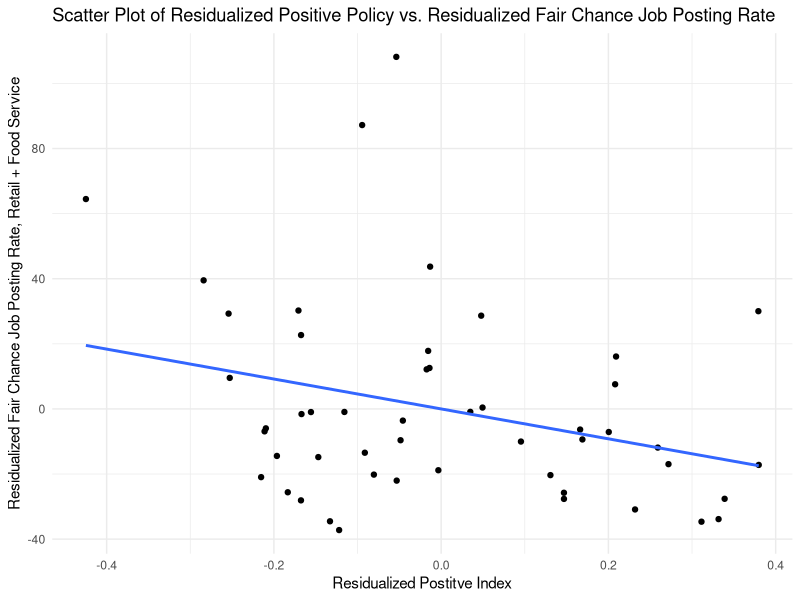
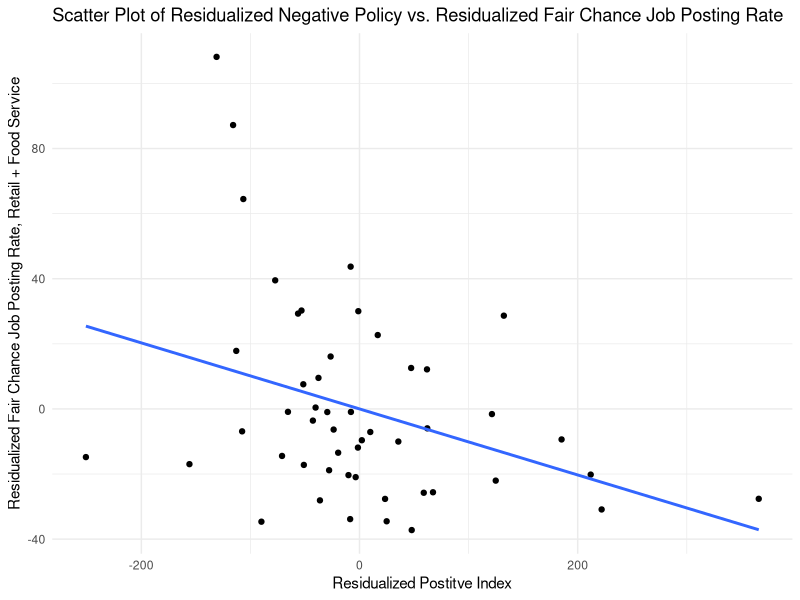

The R script that drew these images, in order:
## ---- chunk 1

library(ggplot2)

# Set parameter to overwrite plots
overwrite_plots = FALSE

# Read in data: get 
pol_indices <- read.csv("regression.csv")
employment_data <- read.csv("wide_complete_industry.csv")
control_data <- read.csv("control_indices.csv")
employ_z_scores <- read.csv("employment_z_scores.csv")
indiv_pol_data <- read.csv("../Policy/PositiveIndex.csv")
indiv_pol_data <- indiv_pol_data[1:50, ]

## ---- chunk 2
# Run a linear model for fair_chance_rate vs the 5 types of control_data
lm_fairchance_controls <- lm(employment_data$avg_retail ~ control_data$macroeconomy + control_data$socioeconomics + control_data$politics + control_data$diversity + employ_z_scores$rtrade_employment_z)

# Save the residuals of the model to employment_data$fair_chance_rate_residuals
employment_data$retail_residuals <- residuals(lm_fairchance_controls)

# Print the summary of the linear model
summary(lm_fairchance_controls)

# Run a linear model for the total positive index vs the 5 types of control_data
lm_model_pos_index <- lm(pol_indices$tot_pos_index ~ control_data$macroeconomy + control_data$socioeconomics + control_data$politics + control_data$diversity + employ_z_scores$rtrade_employment_z)

# Save the residuals of the model to regression_data$tot_pos_index_residuals
pol_indices$pos_index_residuals <- residuals(lm_model_pos_index)

# Print the summary of the linear model
summary(lm_model_pos_index)

## ---- chunk 3
# Scatter plot of residualized positive policy vs. residualized fair chance job posting rate
plot_residual_pos_vs_fairchance <- ggplot(data = data.frame(y = employment_data$retail_residuals, x = pol_indices$pos_index_residuals)) +
  geom_point(aes(x = x, y = y)) +
  geom_smooth(aes(x = x, y = y), method="lm", se=FALSE)+
  labs(
    title = "Scatter Plot of Residualized Positive Policy vs. Residualized Fair Chance Job Posting Rate",
    y = "Residualized Fair Chance Job Posting Rate, Retail + Food Service",
    x = "Residualized Postitve Index"
  ) +
  theme_minimal()
if (overwrite_plots) {
  pdf("plot_residual_pos_vs_fairchance.pdf")
  print(plot_residual_pos_vs_fairchance)
  dev.off()
}
print(plot_residual_pos_vs_fairchance)
## ---- chunk 4
# Create binary variables for "above or below average" for each measure (Positive Policy Index)
policy_above_avg_pos <- ifelse(pol_indices$pos_index_residuals > 0, "Above Avg", "Below Avg")
employment_above_avg <- ifelse(employment_data$retail_residuals > 0, "Above Avg", "Below Avg")

# Create a contingency table based on the two categorical variables (Positive Policy Index)
contingency_table_pos <- table(policy_above_avg_pos, employment_above_avg)

# Print the contingency table (Positive Policy Index)
print(contingency_table_pos)

# Run the chi-square test of independence (Positive Policy Index)
chi_squared_result_pos <- chisq.test(contingency_table_pos)

# Print the test result (Positive Policy Index)
print(chi_squared_result_pos)
## ---- chunk 5

# Run a linear model for the total positive index vs the 5 types of control_data
lm_model_neg_index <- lm(pol_indices$neg_combo_index ~ control_data$macroeconomy + control_data$socioeconomics + control_data$politics + control_data$diversity + employ_z_scores$rtrade_employment_z)

# Save the residuals of the model to regression_data$tot_pos_index_residuals
pol_indices$neg_index_residuals <- residuals(lm_model_neg_index)

# Print the summary of the linear model
summary(lm_model_neg_index)

## ---- chunk 6
# Scatter plot of residualized positive policy vs. residualized fair chance job posting rate
plot_residual_neg_vs_fairchance <- ggplot(data = data.frame(y = employment_data$retail_residuals, x = pol_indices$neg_index_residuals)) +
  geom_point(aes(x = x, y = y)) +
  geom_smooth(aes(x = x, y = y), method="lm", se=FALSE)+
  labs(
    title = "Scatter Plot of Residualized Negative Policy vs. Residualized Fair Chance Job Posting Rate",
    y = "Residualized Fair Chance Job Posting Rate, Retail + Food Service",
    x = "Residualized Postitve Index"
  ) +
  theme_minimal()
if (overwrite_plots) {
  pdf("plot_residual_neg_vs_fairchance.pdf")
  print(plot_residual_neg_vs_fairchance)
  dev.off()
}
print(plot_residual_neg_vs_fairchance)
## ---- chunk 7
# Create binary variables for "above or below average" for each measure (Positive Policy Index)
policy_above_avg_neg <- ifelse(pol_indices$neg_index_residuals > 0, "Above Avg", "Below Avg")
employment_above_avg <- ifelse(employment_data$retail_residuals > 0, "Above Avg", "Below Avg")

# Create a contingency table based on the two categorical variables (Positive Policy Index)
contingency_table_neg <- table(policy_above_avg_neg, employment_above_avg)

# Print the contingency table (Positive Policy Index)
print(contingency_table_neg)

# Run the chi-square test of independence (Positive Policy Index)
chi_squared_result_neg <- chisq.test(contingency_table_pos)

# Print the test result (Positive Policy Index)
print(chi_squared_result_neg)
